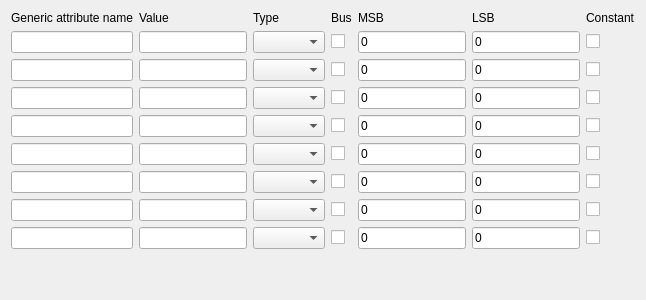
     <widget class="QWidget" name="tab_2">
      <attribute name="title">
       <string>GENERIC</string>
      </attribute>
      <layout class="QGridLayout" name="gridLayout_2">
       <item row="0" column="0">
        <widget class="QLabel" name="label_10">
         <property name="text">
          <string>Generic attribute name</string>
         </property>
        </widget>
       </item>
       <item row="0" column="1">
        <widget class="QLabel" name="label_14">
         <property name="sizePolicy">
          <sizepolicy hsizetype="Expanding" vsizetype="Preferred">
           <horstretch>0</horstretch>
           <verstretch>0</verstretch>
          </sizepolicy>
         </property>
         <property name="text">
          <string>Value</string>
         </property>
        </widget>
       </item>
       <item row="0" column="2">
        <widget class="QLabel" name="label_11">
         <property name="text">
          <string>Type</string>
         </property>
        </widget>
       </item>
       <item row="0" column="3">
        <widget class="QLabel" name="label_12">
         <property name="text">
          <string>Bus</string>
         </property>
        </widget>
       </item>
       <item row="0" column="4">
        <widget class="QLabel" name="label_13">
         <property name="text">
          <string>MSB</string>
         </property>
        </widget>
       </item>
       <item row="0" column="5">
        <widget class="QLabel" name="label_15">
         <property name="text">
          <string>LSB</string>
         </property>
        </widget>
       </item>
       <item row="1" column="0">
        <widget class="QLineEdit" name="editPort_41">
         <property name="sizePolicy">
          <sizepolicy hsizetype="Expanding" vsizetype="Fixed">
           <horstretch>0</horstretch>
           <verstretch>0</verstretch>
          </sizepolicy>
         </property>
        </widget>
       </item>
       <item row="1" column="1">
        <widget class="QLineEdit" name="editValue_41">
         <property name="text">
          <string/>
         </property>
        </widget>
       </item>
       <item row="1" column="2">
        <widget class="QComboBox" name="comboType_41">
         <property name="currentIndex">
          <number>-1</number>
         </property>
         <property name="minimumContentsLength">
          <number>0</number>
         </property>
        </widget>
       </item>
       <item row="1" column="3">
        <widget class="QCheckBox" name="checkBus_41">
         <property name="text">
          <string/>
         </property>
        </widget>
       </item>
       <item row="1" column="4">
        <widget class="QLineEdit" name="editMSB_41">
         <property name="text">
          <string>0</string>
         </property>
        </widget>
       </item>
       <item row="1" column="5" colspan="2">
        <widget class="QLineEdit" name="editLSB_41">
         <property name="text">
          <string>0</string>
         </property>
        </widget>
       </item>
       <item row="1" column="7">
        <widget class="QCheckBox" name="checkSignal_41">
         <property name="text">
          <string/>
         </property>
        </widget>
       </item>
       <item row="2" column="0">
        <widget class="QLineEdit" name="editPort_42"/>
       </item>
       <item row="2" column="1">
        <widget class="QLineEdit" name="editValue_42">
         <property name="text">
          <string/>
         </property>
        </widget>
       </item>
       <item row="2" column="2">
        <widget class="QComboBox" name="comboType_42"/>
       </item>
       <item row="2" column="3">
        <widget class="QCheckBox" name="checkBus_42">
         <property name="text">
          <string/>
         </property>
        </widget>
       </item>
       <item row="2" column="4">
        <widget class="QLineEdit" name="editMSB_42">
         <property name="text">
          <string>0</string>
         </property>
        </widget>
       </item>
       <item row="2" column="5" colspan="2">
        <widget class="QLineEdit" name="editLSB_42">
         <property name="text">
          <string>0</string>
         </property>
        </widget>
       </item>
       <item row="2" column="7">
        <widget class="QCheckBox" name="checkSignal_42">
         <property name="text">
          <string/>
         </property>
        </widget>
       </item>
       <item row="3" column="0">
        <widget class="QLineEdit" name="editPort_43"/>
       </item>
       <item row="3" column="1">
        <widget class="QLineEdit" name="editValue_43">
         <property name="text">
          <string/>
         </property>
        </widget>
       </item>
       <item row="3" column="2">
        <widget class="QComboBox" name="comboType_43"/>
       </item>
       <item row="3" column="3">
        <widget class="QCheckBox" name="checkBus_43">
         <property name="text">
          <string/>
         </property>
        </widget>
       </item>
       <item row="3" column="4">
        <widget class="QLineEdit" name="editMSB_43">
         <property name="text">
          <string>0</string>
         </property>
        </widget>
       </item>
       <item row="3" column="5" colspan="2">
        <widget class="QLineEdit" name="editLSB_43">
         <property name="text">
          <string>0</string>
         </property>
        </widget>
       </item>
       <item row="3" column="7">
        <widget class="QCheckBox" name="checkSignal_43">
         <property name="text">
          <string/>
         </property>
        </widget>
       </item>
       <item row="4" column="0">
        <widget class="QLineEdit" name="editPort_44"/>
       </item>
       <item row="4" column="1">
        <widget class="QLineEdit" name="editValue_44">
         <property name="text">
          <string/>
         </property>
        </widget>
       </item>
       <item row="4" column="2">
        <widget class="QComboBox" name="comboType_44"/>
       </item>
       <item row="4" column="3">
        <widget class="QCheckBox" name="checkBus_44">
         <property name="text">
          <string/>
         </property>
        </widget>
       </item>
       <item row="4" column="4">
        <widget class="QLineEdit" name="editMSB_44">
         <property name="text">
          <string>0</string>
         </property>
        </widget>
       </item>
       <item row="4" column="5" colspan="2">
        <widget class="QLineEdit" name="editLSB_44">
         <property name="text">
          <string>0</string>
         </property>
        </widget>
       </item>
       <item row="4" column="7">
        <widget class="QCheckBox" name="checkSignal_44">
         <property name="text">
          <string/>
         </property>
        </widget>
       </item>
       <item row="5" column="0">
        <widget class="QLineEdit" name="editPort_45"/>
       </item>
       <item row="5" column="1">
        <widget class="QLineEdit" name="editValue_45">
         <property name="text">
          <string/>
         </property>
        </widget>
       </item>
       <item row="5" column="2">
        <widget class="QComboBox" name="comboType_45"/>
       </item>
       <item row="5" column="3">
        <widget class="QCheckBox" name="checkBus_45">
         <property name="text">
          <string/>
         </property>
        </widget>
       </item>
       <item row="5" column="4">
        <widget class="QLineEdit" name="editMSB_45">
         <property name="text">
          <string>0</string>
         </property>
        </widget>
       </item>
       <item row="5" column="5" colspan="2">
        <widget class="QLineEdit" name="editLSB_45">
         <property name="text">
          <string>0</string>
         </property>
        </widget>
       </item>
       <item row="5" column="7">
        <widget class="QCheckBox" name="checkSignal_45">
         <property name="text">
          <string/>
         </property>
        </widget>
       </item>
       <item row="6" column="0">
        <widget class="QLineEdit" name="editPort_46"/>
       </item>
       <item row="6" column="1">
        <widget class="QLineEdit" name="editValue_46">
         <property name="text">
          <string/>
         </property>
        </widget>
       </item>
       <item row="6" column="2">
        <widget class="QComboBox" name="comboType_46"/>
       </item>
       <item row="6" column="3">
        <widget class="QCheckBox" name="checkBus_46">
         <property name="text">
          <string/>
         </property>
        </widget>
       </item>
       <item row="6" column="4">
        <widget class="QLineEdit" name="editMSB_46">
         <property name="text">
          <string>0</string>
         </property>
        </widget>
       </item>
       <item row="6" column="5" colspan="2">
        <widget class="QLineEdit" name="editLSB_46">
         <property name="text">
          <string>0</string>
         </property>
        </widget>
       </item>
       <item row="6" column="7">
        <widget class="QCheckBox" name="checkSignal_46">
         <property name="text">
          <string/>
         </property>
        </widget>
       </item>
       <item row="7" column="0">
        <widget class="QLineEdit" name="editPort_47"/>
       </item>
       <item row="7" column="1">
        <widget class="QLineEdit" name="editValue_47">
         <property name="text">
          <string/>
         </property>
        </widget>
       </item>
       <item row="7" column="2">
        <widget class="QComboBox" name="comboType_47"/>
       </item>
       <item row="7" column="3">
        <widget class="QCheckBox" name="checkBus_47">
         <property name="text">
          <string/>
         </property>
        </widget>
       </item>
       <item row="7" column="4">
        <widget class="QLineEdit" name="editMSB_47">
         <property name="text">
          <string>0</string>
         </property>
        </widget>
       </item>
       <item row="7" column="5" colspan="2">
        <widget class="QLineEdit" name="editLSB_47">
         <property name="text">
          <string>0</string>
         </property>
        </widget>
       </item>
       <item row="7" column="7">
        <widget class="QCheckBox" name="checkSignal_47">
         <property name="text">
          <string/>
         </property>
        </widget>
       </item>
       <item row="8" column="0">
        <widget class="QLineEdit" name="editPort_48"/>
       </item>
       <item row="8" column="1">
        <widget class="QLineEdit" name="editValue_48">
         <property name="text">
          <string/>
         </property>
        </widget>
       </item>
       <item row="8" column="2">
        <widget class="QComboBox" name="comboType_48"/>
       </item>
       <item row="8" column="3">
        <widget class="QCheckBox" name="checkBus_48">
         <property name="text">
          <string/>
         </property>
        </widget>
       </item>
       <item row="8" column="4">
        <widget class="QLineEdit" name="editMSB_48">
         <property name="text">
          <string>0</string>
         </property>
        </widget>
       </item>
       <item row="8" column="5" colspan="2">
        <widget class="QLineEdit" name="editLSB_48">
         <property name="text">
          <string>0</string>
         </property>
        </widget>
       </item>
       <item row="8" column="7">
        <widget class="QCheckBox" name="checkSignal_48">
         <property name="text">
          <string/>
         </property>
        </widget>
       </item>
       <item row="9" column="0" colspan="8">
        <spacer name="verticalSpacer">
         <property name="orientation">
          <enum>Qt::Vertical</enum>
         </property>
         <property name="sizeHint" stdset="0">
          <size>
           <width>20</width>
           <height>40</height>
          </size>
         </property>
        </spacer>
       </item>
       <item row="0" column="7">
        <widget class="QLabel" name="label_16">
         <property name="text">
          <string>Constant</string>
         </property>
        </widget>
       </item>
      </layout>
     </widget>
